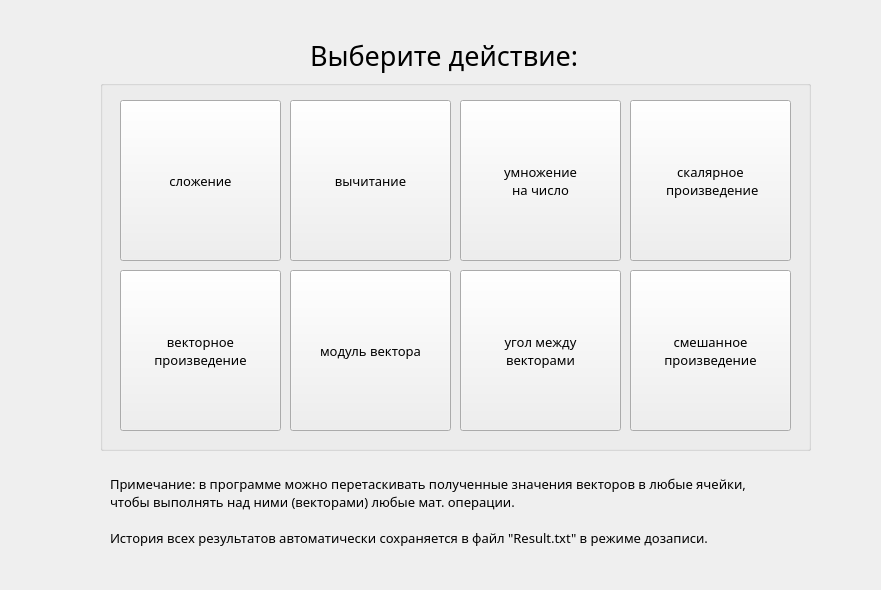
<?xml version="1.0" encoding="UTF-8"?>
<ui version="4.0">
 <class>MainWindow</class>
 <widget class="QMainWindow" name="MainWindow">
  <property name="geometry">
   <rect>
    <x>0</x>
    <y>0</y>
    <width>881</width>
    <height>590</height>
   </rect>
  </property>
  <property name="font">
   <font>
    <family>Calibri</family>
   </font>
  </property>
  <property name="contextMenuPolicy">
   <enum>Qt::DefaultContextMenu</enum>
  </property>
  <property name="windowTitle">
   <string>Калькулятор векторов</string>
  </property>
  <property name="autoFillBackground">
   <bool>false</bool>
  </property>
  <widget class="QWidget" name="centralWidget">
   <widget class="QLabel" name="label">
    <property name="geometry">
     <rect>
      <x>310</x>
      <y>30</y>
      <width>291</width>
      <height>51</height>
     </rect>
    </property>
    <property name="sizePolicy">
     <sizepolicy hsizetype="Preferred" vsizetype="Preferred">
      <horstretch>0</horstretch>
      <verstretch>0</verstretch>
     </sizepolicy>
    </property>
    <property name="font">
     <font>
      <family>Yu Gothic UI Semilight</family>
      <pointsize>20</pointsize>
     </font>
    </property>
    <property name="text">
     <string>Выберите действие:</string>
    </property>
   </widget>
   <widget class="QGroupBox" name="grBoxMain">
    <property name="geometry">
     <rect>
      <x>100</x>
      <y>80</y>
      <width>711</width>
      <height>371</height>
     </rect>
    </property>
    <property name="font">
     <font>
      <family>Century Gothic</family>
      <pointsize>10</pointsize>
     </font>
    </property>
    <property name="title">
     <string/>
    </property>
    <widget class="QPushButton" name="btnPlus">
     <property name="geometry">
      <rect>
       <x>20</x>
       <y>20</y>
       <width>161</width>
       <height>161</height>
      </rect>
     </property>
     <property name="font">
      <font>
       <family>Yu Gothic UI Semilight</family>
      </font>
     </property>
     <property name="text">
      <string>сложение</string>
     </property>
    </widget>
    <widget class="QPushButton" name="btnMinus">
     <property name="geometry">
      <rect>
       <x>190</x>
       <y>20</y>
       <width>161</width>
       <height>161</height>
      </rect>
     </property>
     <property name="font">
      <font>
       <family>Yu Gothic UI Semilight</family>
      </font>
     </property>
     <property name="text">
      <string>вычитание</string>
     </property>
    </widget>
    <widget class="QPushButton" name="btnUmnozh">
     <property name="geometry">
      <rect>
       <x>360</x>
       <y>20</y>
       <width>161</width>
       <height>161</height>
      </rect>
     </property>
     <property name="font">
      <font>
       <family>Yu Gothic UI Semilight</family>
      </font>
     </property>
     <property name="text">
      <string>умножение
на число</string>
     </property>
    </widget>
    <widget class="QPushButton" name="btnVecProizved">
     <property name="geometry">
      <rect>
       <x>20</x>
       <y>190</y>
       <width>161</width>
       <height>161</height>
      </rect>
     </property>
     <property name="font">
      <font>
       <family>Yu Gothic UI Semilight</family>
      </font>
     </property>
     <property name="text">
      <string>векторное 
произведение</string>
     </property>
    </widget>
    <widget class="QPushButton" name="btnModul">
     <property name="geometry">
      <rect>
       <x>190</x>
       <y>190</y>
       <width>161</width>
       <height>161</height>
      </rect>
     </property>
     <property name="font">
      <font>
       <family>Yu Gothic UI Semilight</family>
      </font>
     </property>
     <property name="text">
      <string>модуль вектора</string>
     </property>
    </widget>
    <widget class="QPushButton" name="btnUgol">
     <property name="geometry">
      <rect>
       <x>360</x>
       <y>190</y>
       <width>161</width>
       <height>161</height>
      </rect>
     </property>
     <property name="font">
      <font>
       <family>Yu Gothic UI Semilight</family>
      </font>
     </property>
     <property name="text">
      <string>угол между 
векторами</string>
     </property>
    </widget>
    <widget class="QPushButton" name="btnSkalyar">
     <property name="geometry">
      <rect>
       <x>530</x>
       <y>20</y>
       <width>161</width>
       <height>161</height>
      </rect>
     </property>
     <property name="font">
      <font>
       <family>Yu Gothic UI Semilight</family>
      </font>
     </property>
     <property name="text">
      <string>скалярное
 произведение</string>
     </property>
    </widget>
    <widget class="QPushButton" name="btnSmesh">
     <property name="geometry">
      <rect>
       <x>530</x>
       <y>190</y>
       <width>161</width>
       <height>161</height>
      </rect>
     </property>
     <property name="font">
      <font>
       <family>Yu Gothic UI Semilight</family>
      </font>
     </property>
     <property name="text">
      <string>смешанное 
произведение</string>
     </property>
    </widget>
   </widget>
   <widget class="QLabel" name="label_2">
    <property name="geometry">
     <rect>
      <x>110</x>
      <y>460</y>
      <width>721</width>
      <height>101</height>
     </rect>
    </property>
    <property name="font">
     <font>
      <family>Calibri Light</family>
      <pointsize>10</pointsize>
     </font>
    </property>
    <property name="frameShape">
     <enum>QFrame::NoFrame</enum>
    </property>
    <property name="text">
     <string>Примечание: в программе можно перетаскивать полученные значения векторов в любые ячейки, 
чтобы выполнять над ними (векторами) любые мат. операции.

История всех результатов автоматически сохраняется в файл &quot;Result.txt&quot; в режиме дозаписи.</string>
    </property>
   </widget>
  </widget>
 </widget>
 <layoutdefault spacing="6" margin="11"/>
 <resources/>
 <connections/>
</ui>
